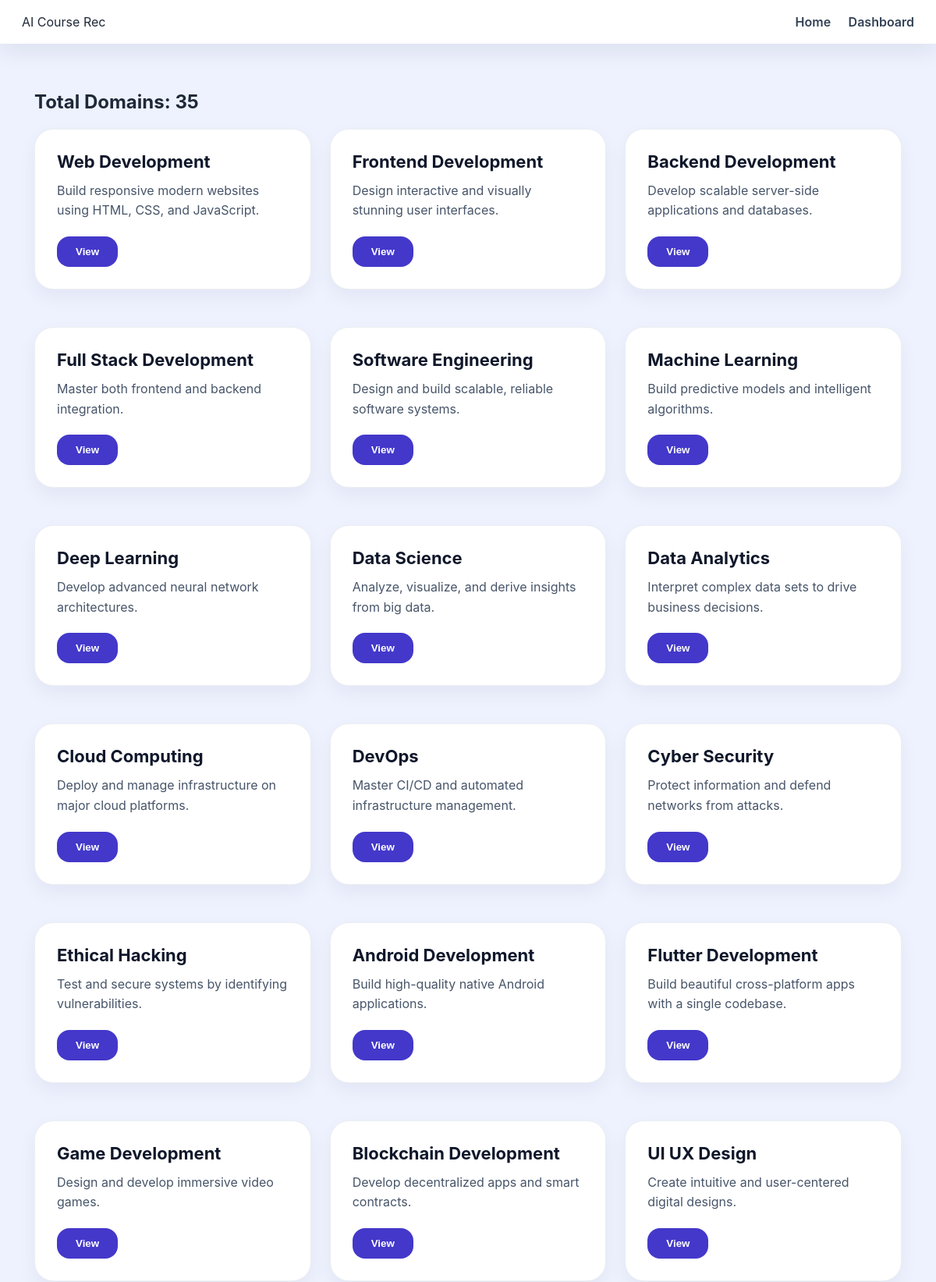
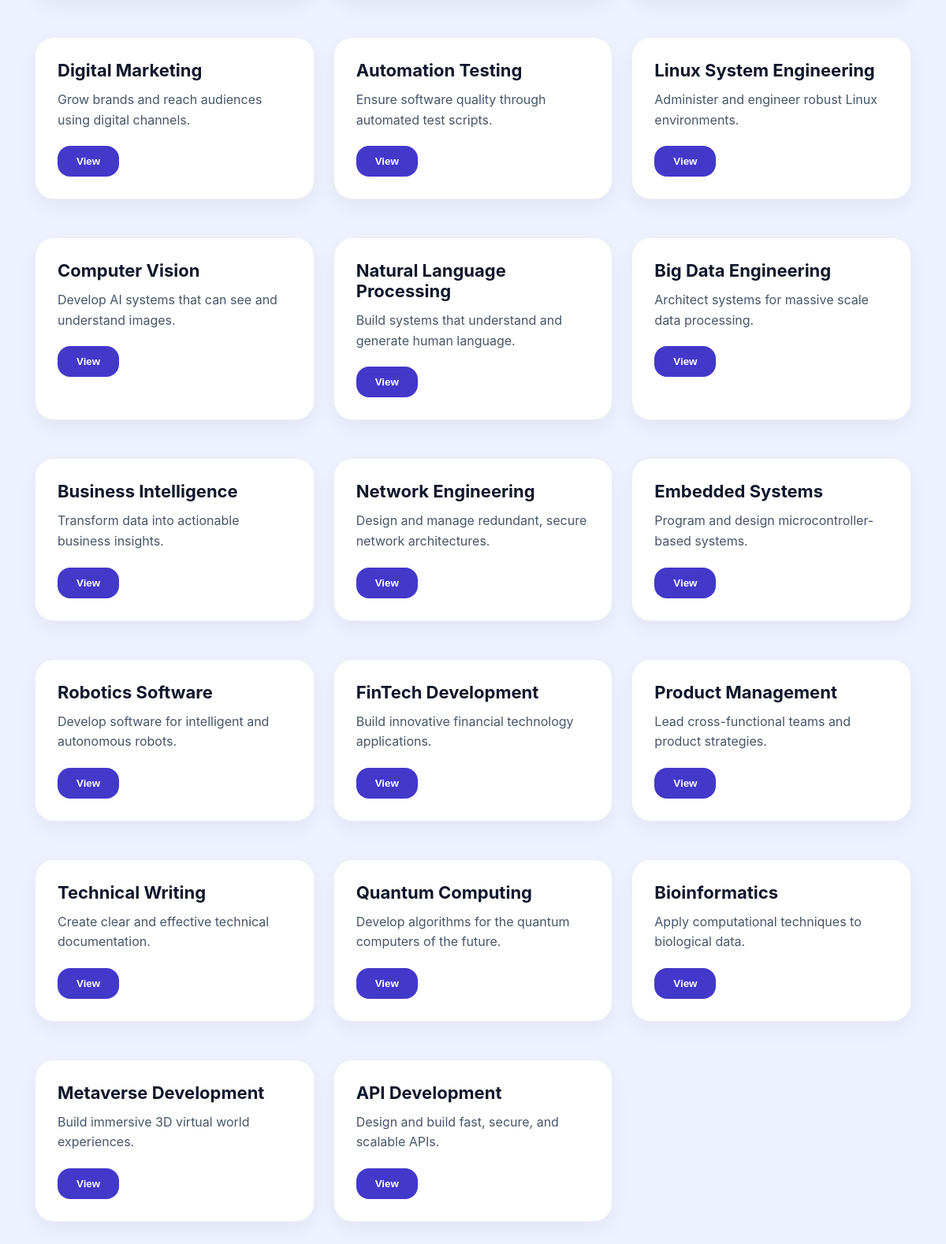
/dashboard/, run on the app's committed database (2 pictures, top to bottom).
### recommender/models.py (models this page shows, shortened)
class Domain(models.Model):
    name = models.CharField(max_length=200)
    description = models.TextField()
    skills = models.TextField()
    learning_path = models.TextField()
    platforms = models.TextField()
    youtube_link = models.URLField(max_length=500, blank=True, null=True)
    coursera_link = models.URLField(max_length=500, blank=True, null=True)
    fcc_link = models.URLField(max_length=500, blank=True, null=True)
    guvi_link = models.URLField(max_length=500, blank=True, null=True)
    google_search_link = models.URLField(max_length=500, blank=True, null=True)

### recommender/views.py (the view)
# urls.py: path('dashboard/', views.dashboard),
def dashboard(request):
    domains = Domain.objects.all()
    return render(request, 'dashboard.html', {
        'domains': domains,
        'count': domains.count()
    })

### templates/dashboard.html
{% load static %}
<link rel="stylesheet" href="{% static 'roadmap.css' %}">
<div class="navbar">
<div>AI Course Rec</div>
<div>
<a href="/">Home</a>
<a href="/dashboard/">Dashboard</a>
</div>
</div>
<div class="container">
<h2>Total Domains: {{count}}</h2>
<div class="dashboard-grid">
{% for d in domains %}
<div class="card">
<h3>{{d.name}}</h3>
<p>{{d.description}}</p>
<button onclick="window.location.href='/domain/{{d.id}}/'">View</button>
</div>
{% endfor %}
</div>
</div>

### static/roadmap.css (style rules this page uses)
* { box-sizing: border-box; }
a { color: inherit; text-decoration: none; }
.navbar { position: sticky; top: 0; z-index: 20; background: #ffffff; padding: 18px 28px; display: flex; justify-content: space-between; align-items: center; box-shadow: 0 10px 30px rgba(15, 23, 42, 0.08); }
.navbar a { margin-left: 18px; font-weight: 600; color: #334155; }
.container { width: min(1160px, 100%); margin: 0 auto; padding: 40px 24px; }
.card { background: #ffffff; border-radius: 24px; padding: 28px; margin-bottom: 24px; border: 1px solid rgba(148, 163, 184, 0.18); box-shadow: 0 10px 25px rgba(15, 23, 42, 0.05); transition: transform 0.2s ease, box-shadow 0.2s ease; }
.card h3 { margin: 0 0 12px 0; font-size: 22px; color: #0f172a; }
.card p { margin: 0 0 20px 0; color: #475569; line-height: 1.6; }
button { display: inline-flex; align-items: center; justify-content: center; padding: 12px 24px; border: none; border-radius: 16px; background: #4338ca; color: white; cursor: pointer; font-weight: 600; transition: transform 0.22s ease, background 0.22s ease, box-shadow 0.22s ease; }
.dashboard-grid { display: grid; grid-template-columns: repeat(3, 1fr); gap: 24px; }

### data on the page
Domain: name "Web Development", description "Build responsive modern websites using HTML, CSS, and JavaScript."
Domain: name "Frontend Development", description "Design interactive and visually stunning user interfaces."
Domain: name "Backend Development", description "Develop scalable server-side applications and databases."
Domain: name "Full Stack Development", description "Master both frontend and backend integration."
Domain: name "Software Engineering", description "Design and build scalable, reliable software systems."
Domain: name "Machine Learning", description "Build predictive models and intelligent algorithms."
Domain: name "Deep Learning", description "Develop advanced neural network architectures."
Domain: name "Data Science", description "Analyze, visualize, and derive insights from big data."
Domain: name "Data Analytics", description "Interpret complex data sets to drive business decisions."
Domain: name "Cloud Computing", description "Deploy and manage infrastructure on major cloud platforms."
Domain: name "DevOps", description "Master CI/CD and automated infrastructure management."
Domain: name "Cyber Security", description "Protect information and defend networks from attacks."
Domain: name "Ethical Hacking", description "Test and secure systems by identifying vulnerabilities."
Domain: name "Android Development", description "Build high-quality native Android applications."
Domain: name "Flutter Development", description "Build beautiful cross-platform apps with a single codebase."
Domain: name "Game Development", description "Design and develop immersive video games."
Domain: name "Blockchain Development", description "Develop decentralized apps and smart contracts."
Domain: name "UI UX Design", description "Create intuitive and user-centered digital designs."
Domain: name "Digital Marketing", description "Grow brands and reach audiences using digital channels."
Domain: name "Automation Testing", description "Ensure software quality through automated test scripts."
Domain: name "Linux System Engineering", description "Administer and engineer robust Linux environments."
Domain: name "Computer Vision", description "Develop AI systems that can see and understand images."
Domain: name "Natural Language Processing", description "Build systems that understand and generate human language."
Domain: name "Big Data Engineering", description "Architect systems for massive scale data processing."
Domain: name "Business Intelligence", description "Transform data into actionable business insights."
Domain: name "Network Engineering", description "Design and manage redundant, secure network architectures."
Domain: name "Embedded Systems", description "Program and design microcontroller-based systems."
Domain: name "Robotics Software", description "Develop software for intelligent and autonomous robots."
Domain: name "FinTech Development", description "Build innovative financial technology applications."
Domain: name "Product Management", description "Lead cross-functional teams and product strategies."
Domain: name "Technical Writing", description "Create clear and effective technical documentation."
Domain: name "Quantum Computing", description "Develop algorithms for the quantum computers of the future."
Domain: name "Bioinformatics", description "Apply computational techniques to biological data."
Domain: name "Metaverse Development", description "Build immersive 3D virtual world experiences."
Domain: name "API Development", description "Design and build fast, secure, and scalable APIs."

### other printed values
{{ count }} "35"
